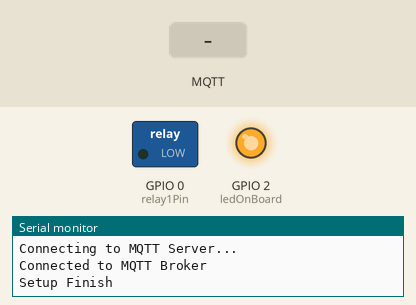
Simulated run of this sketch. Board: ESP8266 (NodeMCU). On the bench: switched loads named in the sketch (green lamp = pin HIGH), output pins drawn as LEDs (lit = HIGH), the last lines printed to the serial monitor. Dashed ring = blinking. Inputs (shaded band) come from the test bench. WiFi joins after 1.5 s; servers stay silent unless stated; EEPROM starts erased; no MQTT or app messages arrive unless stated.

Above: at 7.1 s.
7.2 s: MQTT message "1" arrives on the first subscribed topic
At 8.0 s:
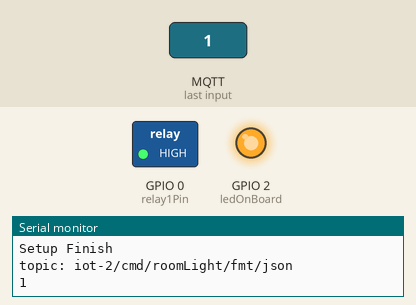
8.7 s: MQTT message "1" arrives on the third subscribed topic
At 9.38 s:
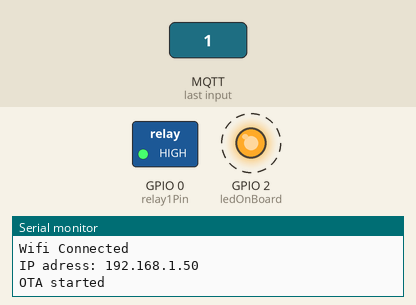
11.7 s: MQTT message "0" arrives on the first subscribed topic
At 12.6 s:
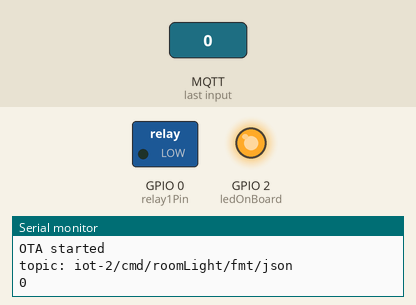
13.2 s: MQTT message "2" arrives on the first subscribed topic
At 13.8 s:
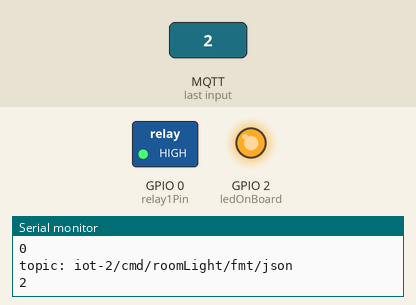
Timing chart, 0 to 15.7 s (numbered marks = the images above; inputs shaded):
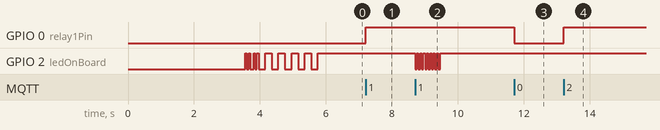

Measured:
- after the input at 7.2 s, GPIO 0 (relay1Pin): LOW → HIGH at once
- after the input at 8.7 s, GPIO 2 (ledOnBoard): alternates HIGH for 0.05 s and LOW for 0.05 s, 16 changes in all, then stays HIGH, starting at once
- after the input at 11.7 s, GPIO 0 (relay1Pin): HIGH → LOW at once
- after the input at 13.2 s, GPIO 0 (relay1Pin): LOW → HIGH at once

The sketch:

RoomManager.ino
```cpp
#include <ArduinoJson.h>
#include <ArduinoOTA.h>
#include <DNSServer.h>
#include <EEPROM.h>
#include <ESP8266WebServer.h>
#include <ESP8266WiFi.h>
#include <ESP8266mDNS.h>
#include <PubSubClient.h>
#include <WiFiManager.h>

// #define ssid "FABLAB"
// #define pass "F@bl@b2017"

// #define ssid "COWORKING"
// #define pass "coworking2018"

#define ssid "NEW HOUSE"
#define pass "E22C4156"

const String ORG = "20qyjr";
const String DEVICE_TYPE = "Esp";
const String DEVICE_ID = "0001";
#define DEVICE_TOKEN "sp24-iV(jAgHekMO-Y"

#define ledOnBoard 2
#define relay1Pin 0
// #define relay2Pin 3

#define COMMAND_TOPIC_ROOMLIGHT "iot-2/cmd/roomLight/fmt/json"
#define COMMAND_TOPIC_LOADING "iot-2/cmd/loading/fmt/json"
#define COMMAND_TOPIC_OTA_ON "iot-2/cmd/OTA_ON/fmt/json"
#define COMMAND_TOPIC_OTA_OFF "iot-2/cmd/OTA_OFF/fmt/json"

#define COMMAND_EVENT_LOADING "iot-2/evt/loading/fmt/json"
#define COMMAND_EVENT_CONFIRM "iot-2/evt/confirm/fmt/json"

const String CLIENT_ID = "d:" + ORG + ":" + DEVICE_TYPE + ":" + DEVICE_ID;
const String MQTT_SERVER = ORG + ".messaging.internetofthings.ibmcloud.com";

bool shouldSvaeConfig = false;
// const int PIN_AP = 2;

bool stateLight = false;
bool stateLoading = false;

bool stateOTA = false;
bool OTA = false;

WiFiClient wifiClient;
PubSubClient client(MQTT_SERVER.c_str(), 1883, wifiClient);

void blinkLedStatus(uint8_t times, bool finishStatus, uint8_t width = 50);

void setup() {
    int i = 0;

    Serial.begin(115200);
    Serial.println("Setup Init");

    EEPROM.begin(32);

    pinMode(ledOnBoard, OUTPUT);
    pinMode(relay1Pin, OUTPUT);
    // pinMode(relay2Pin, OUTPUT);

    digitalWrite(ledOnBoard, LOW);
    digitalWrite(relay1Pin, LOW);
    // digitalWrite(relay2Pin, LOW);

    WiFiManager wifiManager;

    wifiManager.setAPCallback(configModeCallback);
    wifiManager.setSaveConfigCallback(saveConfigCallback);
    wifiManager.autoConnect("ESP_AP", "12345678");
    wifiManager.setDebugOutput(false);

    i = 0;
    while (!connectWiFi()) {
        delay(1000);
        i++;
        if (i >= 5) ESP.restart();
    }
    delay(2000);

    i = 0;
    while (!connectMQTTServer()) {
        delay(1000);
        i++;
        if (i >= 6) ESP.restart();
    }
    Serial.println("Setup Finish");
    blinkLedStatus(5, true, 200);
}

void loop() {
    // WiFiManager wifiManager;
    if (OTA) OTAon();

    if (!client.loop()) ESP.restart();

    if (stateLoading) {
        stateLoading = false;
        // Inicia uma String associando ao endereço
        String payload = "{\"d\":{\"adc\":";
        payload += 1;     // Atribui o valor de leitura de cont a String
        payload += "}}";  // Finaliza a String
        Serial.print("Enviando payload: ");
        Serial.println(payload);  // Escreve a String no monitor Serial
        client.publish(COMMAND_EVENT_LOADING, (char *)payload.c_str());
    }
}
//-------------------------------------------------------------

// callback que indica que o ESP entrou no modo AP
void configModeCallback(WiFiManager *myWiFiManager) {
    Serial.println("Entrou no modo de configuração");
    Serial.println(WiFi.softAPIP());  // imprime o IP do AP
    Serial.println(
        myWiFiManager->getConfigPortalSSID());  // imprime o SSID criado da rede
}

// callback que indica que salvamos uma nova rede para se conectar (modo
// estação)
void saveConfigCallback() {
    Serial.println("Configuração salva");
    Serial.println(WiFi.softAPIP());  // imprime o IP do AP
}

void blinkLedStatus(uint8_t times, bool finishStatus, uint8_t width) {
    while (times-- > 0) {
        digitalWrite(ledOnBoard, LOW);
        delay(width);
        digitalWrite(ledOnBoard, HIGH);
        delay(width);
    }
    if (!finishStatus) digitalWrite(ledOnBoard, LOW);
}
```

MQTT.ino
```cpp
void callback(char* topic, unsigned char* payload, unsigned int length) {
    Serial.print("topic: ");
    Serial.println(topic);
    String _buffer = "";

    StaticJsonDocument<200> jsonBuffer;

    DeserializationError error = deserializeJson(jsonBuffer, payload);

    if (error) {
        Serial.print(F("deserializeJson() failed: "));
        Serial.println(error.c_str());
        return;
    }

    String value = jsonBuffer["command"];
    jsonBuffer.remove("command");
    if (strcmp(topic, COMMAND_TOPIC_ROOMLIGHT) == 0) {
        stateLight = !stateLight;
        digitalWrite(relay1Pin, stateLight);
        // digitalWrite(relay2Pin, stateLight);
        if (stateLight) {
            jsonBuffer["_id"] = "MainDatabase";
            jsonBuffer["status"]["roomLight"] = "on";
        } else {
            jsonBuffer["_id"] = "MainDatabase";
            jsonBuffer["status"]["roomLight"] = "off";
        }
        serializeJson(jsonBuffer, _buffer);
        Serial.println(_buffer);
        client.publish(COMMAND_EVENT_CONFIRM, (char*)_buffer.c_str());
    } else if (strcmp(topic, COMMAND_TOPIC_LOADING) == 0) {
        jsonBuffer["roomLight"] = stateLight;
        // jsonBuffer["loading"] = stateLoading;
        serializeJson(jsonBuffer, _buffer);
        Serial.println(_buffer);
        client.publish(COMMAND_EVENT_LOADING, (char*)_buffer.c_str());
    } else if (strcmp(topic, COMMAND_TOPIC_OTA_ON) == 0) {
        enableOTA();
        jsonBuffer["OTA"] = OTA;
        serializeJson(jsonBuffer, _buffer);
        Serial.println(_buffer);
        client.publish(COMMAND_EVENT_CONFIRM, (char*)_buffer.c_str());
    } else if (strcmp(topic, COMMAND_TOPIC_OTA_OFF) == 0) {
        finishOTA();
        jsonBuffer["OTA"] = OTA;
        serializeJson(jsonBuffer, _buffer);
        Serial.println(_buffer);
        client.publish(COMMAND_EVENT_CONFIRM, (char*)_buffer.c_str());
    }
}

bool connectMQTTServer() {
    Serial.println("Connecting to MQTT Server...");
    blinkLedStatus(2, false);
    // Se conecta com as credenciais obtidas no site do Watson IoT
    // quando cadastramos um novo device
    if (client.connect(CLIENT_ID.c_str(), "use-token-auth", DEVICE_TOKEN)) {
        // Se a conexão foi bem sucedida
        Serial.println("Connected to MQTT Broker");
        // Quando algo for postado em algum tópico que estamos inscritos
        // a função "callback" será executada
        client.setCallback(callback);
        // Se inscreve nos tópicos de interesse
        client.subscribe(COMMAND_TOPIC_ROOMLIGHT);
        client.subscribe(COMMAND_TOPIC_LOADING);
        client.subscribe(COMMAND_TOPIC_OTA_ON);
        client.subscribe(COMMAND_TOPIC_OTA_OFF);
        blinkLedStatus(2, true);
        return true;
    } else {
        // Se ocorreu algum erro
        Serial.print("error = ");
        Serial.println(client.state());
        delay(2000);
        blinkLedStatus(2, false);
        return false;
    }
}
```

OTA.ino
```cpp
// const char* ssid = "Edson NMRK";
// const char* pass = "35lotus54Be";

// const char* ssid = "FlvShRy";
// const char* pass = "Flv0m3g4";

// const char* ssid = "CHUPA TROIA";
// const char* pass = "omega2019";


void OTAon() {
    if (!stateOTA) {
        stateOTA = true;
        enableOTA();
        OTA = true;
    } else {
        ArduinoOTA.handle();
    }
}

void enableOTA() {
    Serial.println("starting OTA");
    blinkLedStatus(2, false);
    setupWifi();
    Serial.print("IP adress: ");
    Serial.println(WiFi.localIP());
    ArduinoOTA.setHostname("stRoomManager");
    ArduinoOTA.onStart(startOTA);
        ArduinoOTA.onEnd(endOTA);
    ArduinoOTA.onProgress(progressOTA);
    ArduinoOTA.onError(errorOTA);
    ArduinoOTA.begin();
    OTA = true;
    Serial.println("OTA started");
    blinkLedStatus(2, true);
}

void finishOTA() {
    Serial.println("finishing OTA");
    blinkLedStatus(2, false);
    OTA = false;
    // ArduinoOTA.end();
    // finishWifi();
    Serial.println("OTA finished");
    blinkLedStatus(2, true);
}

void setupWifi() {
    WiFi.mode(WIFI_STA);
    WiFi.begin(ssid, pass);
    while (WiFi.waitForConnectResult() != WL_CONNECTED) {
        Serial.println("Connection Failed! \nRebooting...");
        delay(5000);
        ESP.restart();
    }
    Serial.println("Wifi Connected");
}

void finishWifi() { WiFi.mode(WIFI_OFF); }

void startOTA() {
    String type;

    if (ArduinoOTA.getCommand() == U_FLASH)
        type = "flash";
    else
        type = "filesystem";

    Serial.println("Start updating " + type);

    // digitalWrite(ledOnBoard, HIGH);
}

void progressOTA(unsigned int progress, unsigned int total) {
    Serial.printf("Progress: %u%%\r", (progress / (total / 100)));
}

void endOTA() {
    Serial.println("\nUpdate completed");
    // digitalWrite(ledOnBoard, LOW);
}

void errorOTA(ota_error_t error) {
    Serial.printf("Error[%u]: ", error);

    if (error == OTA_AUTH_ERROR)
        Serial.println("Auth Failed");
    else if (error == OTA_BEGIN_ERROR)
        Serial.println("Begin Failed");
    else if (error == OTA_CONNECT_ERROR)
        Serial.println("Connect Failed");
    else if (error == OTA_RECEIVE_ERROR)
        Serial.println("Receive Failed");
    else if (error == OTA_END_ERROR)
        Serial.println("End Failed");
}
```

Wifi.ino
```cpp
bool connectWiFi() {
    WiFi.mode(WIFI_STA);
    if (!WiFi.begin(ssid, pass)) {
        Serial.println("Wifi Not Connected");
        return false;
    }
    Serial.println("Wifi Connected");
    return true;
}
```
